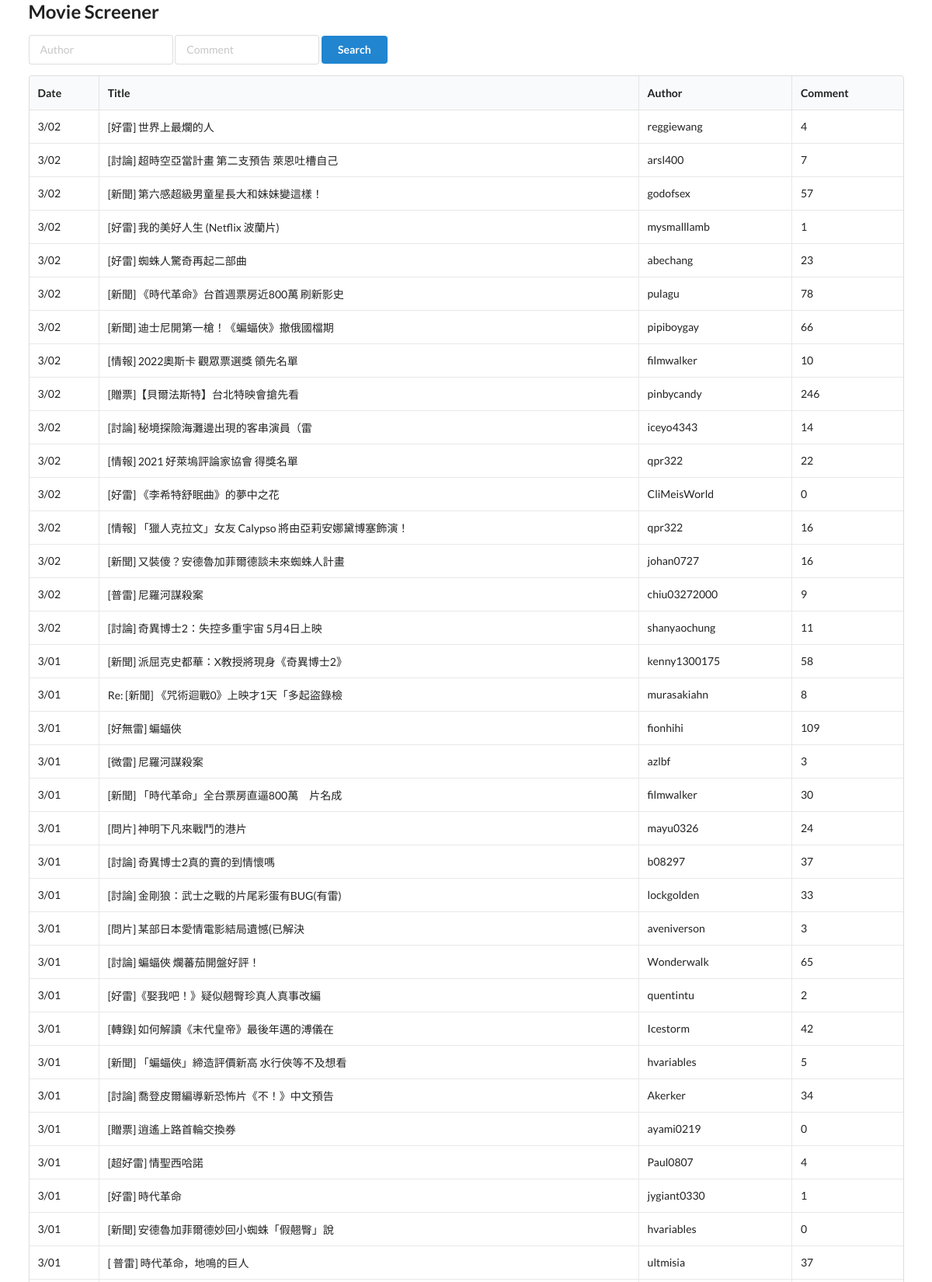
Page /?page_num=2&author=&date=&comment= (upper part) on the committed database.
### models.py (models this page shows)
class Movie(Base):
    __tablename__ = "movies"
    author = Column(String, index=True)
    title = Column(String,primary_key=True, index=True)
    date = Column(String, index=True)
    comment = Column(Integer, index=True)  # Column(Numeric(10,2))

### main.py (the view)
@app.get("/") # 指定 api 路徑 (get方法)
def home(request: Request, date = "", title = "", author = "", comment = "", limit: int = 50, page_num: int = 1, db: Session = Depends(get_db)):
    conn = sqlite3.connect('movies.db')  #建立資料庫
    cursor = conn.cursor()
    data_length = len(pd.read_sql("SELECT * FROM movies", conn))
    movies= db.query(Movie)
    if author != "":
        movies = movies.filter(Movie.author == author)
    if comment != "":
        movies = movies.filter(Movie.comment > comment)
    skip = (page_num - 1) * limit
    data_length = movies.offset(skip).count()
    print(data_length)
    movies = movies.offset(skip).limit(limit)
    response = {
        "request": request,
        "movies": movies,
        "page_num": page_num,
        "pagination":{}
    }
    start = (page_num - 1) * limit
    end = start + limit
    if end >= data_length:
        response["pagination"]["next"] = None
        if page_num > 1:
            response["pagination"]["previous"] = f"?page_num={page_num-1}&author={author}&date={date}&comment={comment}"
        else:
            response["pagination"]["previous"] = None
    else:
        if page_num > 1:
            response["pagination"]["previous"] = f"?page_num={page_num-1}&author={author}&date={date}&comment={comment}"
        else:
            response["pagination"]["previous"] = None
        response["pagination"]["next"] = f"?page_num={page_num+1}&author={author}&date={date}&comment={comment}"
    return templates.TemplateResponse("home.html", response)

### templates/home.html (shortened to what this page needs)
{% extends "layout.html" %}
{% block content %}
<form method="get">
    <div class="ui input">
        <input name="author" type="text" placeholder="Author" value="{{ author or '' }}">
    </div>
    <div class="ui input">
        <input name="comment" type="text" placeholder="Comment" value="{{ comment or '' }}">
    </div>
    <button class="ui button primary">
        Search
    </button>
</form>
<table class="ui celled table">
    <thead>
      <tr>
        <th>Date</th>
        <th>Title</th>
        <th>Author</th>
        <th>Comment</th>
      </tr>
    </thead>
    <tbody>
      {% for movie in movies %}
      <tr>
        <td>{{ movie.date }}</td>
        <td>{{ movie.title }}</td>
        <td>{{ movie.author }}</td>
        <td>{{ movie.comment }}</td>
      </tr>
      {% endfor %}
    </tbody>
</table>
{% endblock %}

### rows in the picture
Movie: date "3/02", title "[好雷] 世界上最爛的人", author "reggiewang", comment "4"
Movie: date "3/02", title "[討論] 超時空亞當計畫 第二支預告 萊恩吐槽自己", author "arsl400", comment "7"
Movie: date "3/02", title "[新聞] 第六感超級男童星長大和妹妹變這樣！", author "godofsex", comment "57"
Movie: date "3/02", title "[好雷] 我的美好人生 (Netflix 波蘭片)", author "mysmalllamb", comment "1"
Movie: date "3/02", title "[好雷] 蜘蛛人驚奇再起二部曲", author "abechang", comment "23"
Movie: date "3/02", title "[新聞] 《時代革命》台首週票房近800萬 刷新影史", author "pulagu", comment "78"
Movie: date "3/02", title "[新聞] 迪士尼開第一槍！《蝙蝠俠》撤俄國檔期", author "pipiboygay", comment "66"
Movie: date "3/02", title "[情報] 2022奧斯卡 觀眾票選獎 領先名單", author "filmwalker", comment "10"
Movie: date "3/02", title "[贈票]【貝爾法斯特】台北特映會搶先看", author "pinbycandy", comment "246"
Movie: date "3/02", title "[討論] 秘境探險海灘邊出現的客串演員（雷", author "iceyo4343", comment "14"
Movie: date "3/02", title "[情報] 2021 好萊塢評論家協會 得獎名單", author "qpr322", comment "22"
Movie: date "3/02", title "[好雷] 《李希特舒眠曲》的夢中之花", author "CliMeisWorld", comment "0"
Movie: date "3/02", title "[情報] 「獵人克拉文」女友 Calypso 將由亞莉安娜黛博塞飾演！", author "qpr322", comment "16"
Movie: date "3/02", title "[新聞] 又裝傻？安德魯加菲爾德談未來蜘蛛人計畫", author "johan0727", comment "16"
Movie: date "3/02", title "[普雷] 尼羅河謀殺案", author "chiu03272000", comment "9"
Movie: date "3/02", title "[討論] 奇異博士2：失控多重宇宙 5月4日上映", author "shanyaochung", comment "11"
Movie: date "3/01", title "[新聞] 派屈克史都華：X教授將現身《奇異博士2》", author "kenny1300175", comment "58"
Movie: date "3/01", title "Re: [新聞] 《咒術迴戰0》上映才1天「多起盜錄檢", author "murasakiahn", comment "8"
Movie: date "3/01", title "[好無雷] 蝙蝠俠", author "fionhihi", comment "109"
Movie: date "3/01", title "[微雷] 尼羅河謀殺案", author "azlbf", comment "3"
Movie: date "3/01", title "[新聞] 「時代革命」全台票房直逼800萬 片名成", author "filmwalker", comment "30"
Movie: date "3/01", title "[問片] 神明下凡來戰鬥的港片", author "mayu0326", comment "24"
Movie: date "3/01", title "[討論] 奇異博士2真的賣的到情懷嗎", author "b08297", comment "37"
Movie: date "3/01", title "[討論] 金剛狼：武士之戰的片尾彩蛋有BUG(有雷)", author "lockgolden", comment "33"
Movie: date "3/01", title "[問片] 某部日本愛情電影結局遺憾(已解決", author "aveniverson", comment "3"
Movie: date "3/01", title "[討論] 蝙蝠俠 爛蕃茄開盤好評！", author "Wonderwalk", comment "65"
Movie: date "3/01", title "[好雷]《娶我吧！》疑似翹臀珍真人真事改編", author "quentintu", comment "2"
Movie: date "3/01", title "[轉錄] 如何解讀《末代皇帝》最後年邁的溥儀在", author "Icestorm", comment "42"
Movie: date "3/01", title "[新聞] 「蝙蝠俠」締造評價新高 水行俠等不及想看", author "hvariables", comment "5"
Movie: date "3/01", title "[討論] 喬登皮爾編導新恐怖片《不！》中文預告", author "Akerker", comment "34"
Movie: date "3/01", title "[贈票] 逍遙上路首輪交換券", author "ayami0219", comment "0"
Movie: date "3/01", title "[超好雷] 情聖西哈諾", author "Paul0807", comment "4"
Movie: date "3/01", title "[好雷] 時代革命", author "jygiant0330", comment "1"
Movie: date "3/01", title "[新聞] 安德魯加菲爾德妙回小蜘蛛「假翹臀」說", author "hvariables", comment "0"
Movie: date "3/01", title "[ 普雷] 時代革命，地鳴的巨人", author "ultmisia", comment "37"
